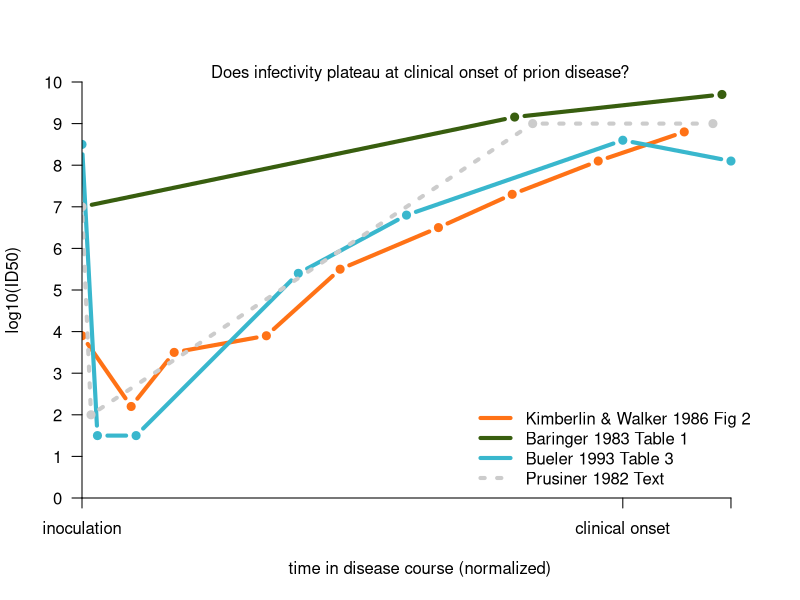

Generate this figure with R:

# Fig 2, Kimberlin & Walker 1986 http://www.ncbi.nlm.nih.gov/pubmed/3080549
kw1986_dpi = c(0,8,15,30,42,58,70,84,98)
kw1986_titer = c(3.9,2.2,3.5,3.9,5.5,6.5,7.3,8.1,8.8)
kw1986_onset = 88
kw1986_color = '#FF7216'

# Table 1, Baringer 1983 http://www.ncbi.nlm.nih.gov/pubmed/6411868
b1983_dpi = c(0,48,71)
b1983_titer = c(7.0,mean(c(8.9,9.5,9.2,9.5,9.1,9.3,8.6)),mean(c(9.4,9.8,9.8,10.0,9.4,9.8,9.7)))
b1983_onset = 60
b1983_color = '#385E0F'

# Table 3, Bueler 1993 http://www.ncbi.nlm.nih.gov/pubmed/8100741
b1993_dpi = c(0,4,14,56,84,140,168)
b1993_titer = c(8.5,1.5,1.5,5.4,6.8,8.6,8.1)
b1993_onset = 140
b1993_color = '#39B7CD'

# Text, Prusiner 1982 http://www.ncbi.nlm.nih.gov/pubmed/6801762
p1982_dpi = c(0,1,50,70)
p1982_titer = c(7,2,9,9)
p1982_onset = 60
p1982_color = '#CCCCCC'

plot(NA,NA,xlim=c(0,1.25),ylim=c(0,10),axes=FALSE,xlab='',ylab='',xaxs='i',yaxs='i')
points(kw1986_dpi/kw1986_onset,kw1986_titer,type='b',pch=20,lwd=4,col=kw1986_color)
points(b1983_dpi /b1983_onset,b1983_titer  ,type='b',pch=20,lwd=4,col=b1983_color)
points(b1993_dpi /b1993_onset,b1993_titer  ,type='b',pch=20,lwd=4,col=b1993_color)
points(p1982_dpi /p1982_onset,p1982_titer  ,type='b',pch=20,lwd=4,col=p1982_color,lty=3)
axis(side=1,at=c(0,1,1.2),labels=c('inoculation','clinical onset',''),lwd.ticks=c(1,1,0))
axis(side=2,at=0:10,labels=0:10,las=1)
mtext(side=1,text='time in disease course (normalized)',line=3)
mtext(side=2,text='log10(ID50)',line=3)
mtext(side=3,text='Does infectivity plateau at clinical onset of prion disease?')
legend('bottomright',bty='n',
    c('Kimberlin & Walker 1986 Fig 2','Baringer 1983 Table 1','Bueler 1993 Table 3','Prusiner 1982 Text'),
    col=c(kw1986_color,b1983_color,b1993_color,p1982_color),lwd=4,lty=c(1,1,1,3))

